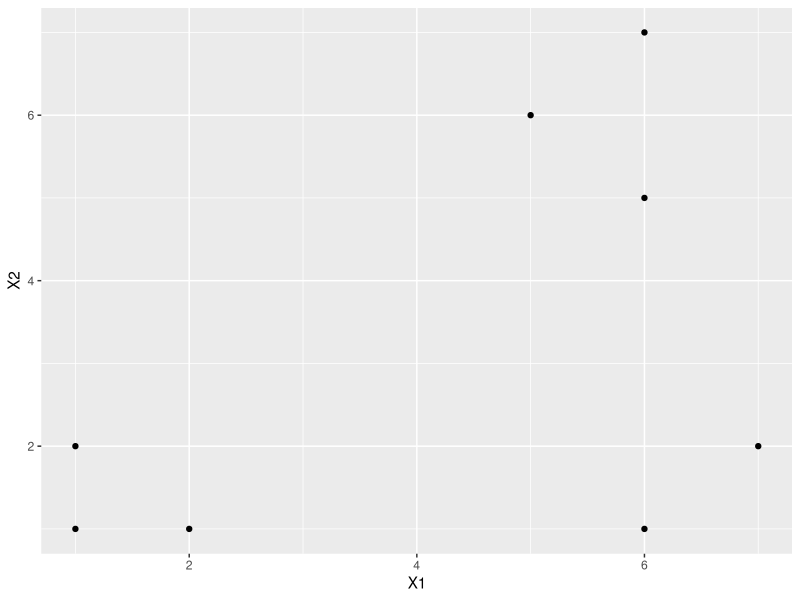
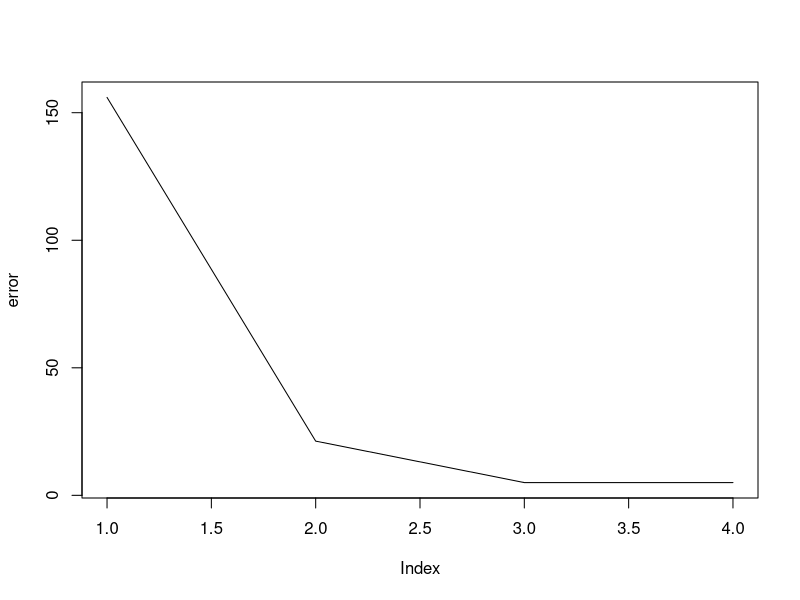
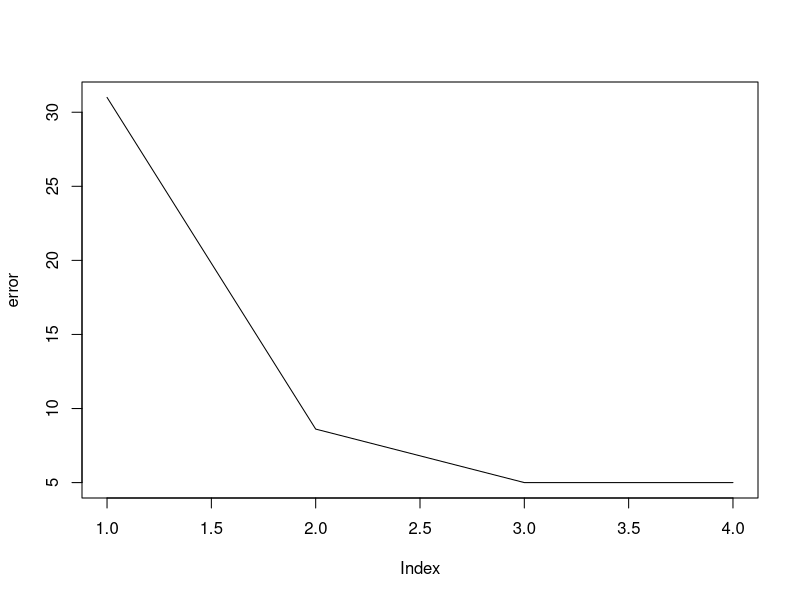
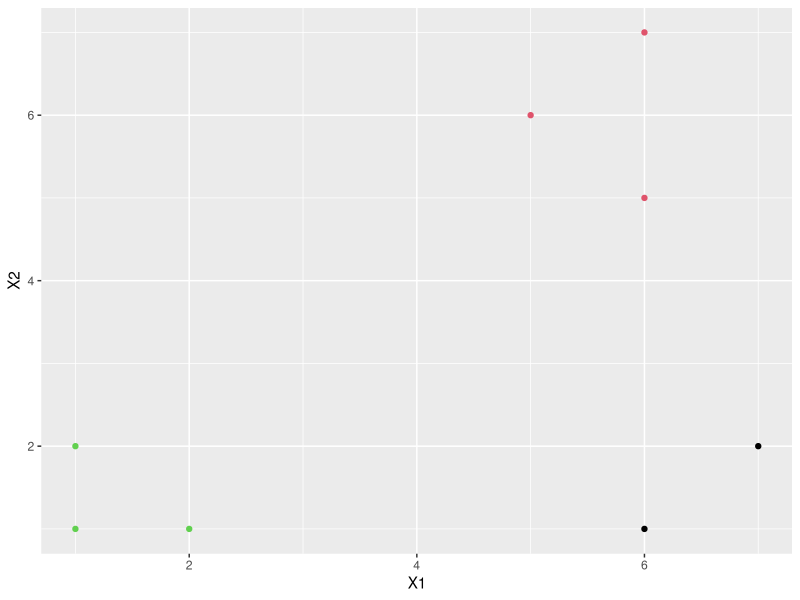
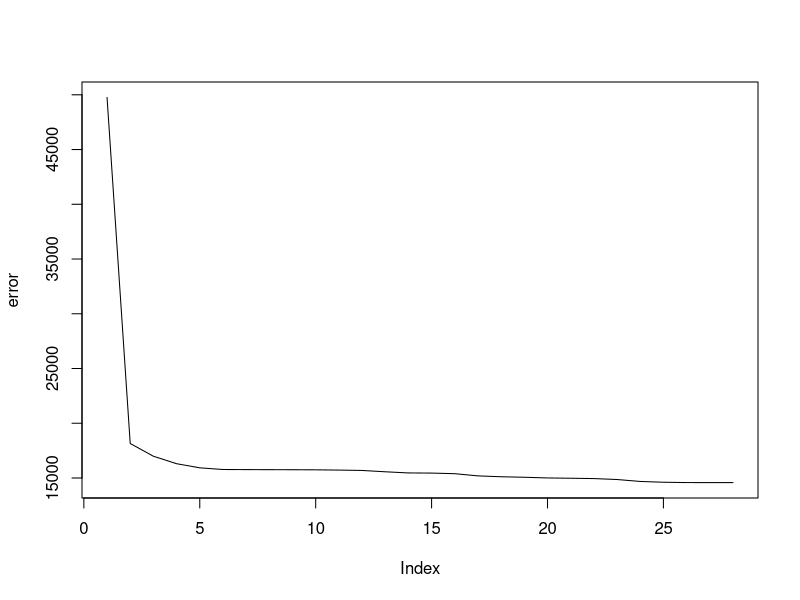
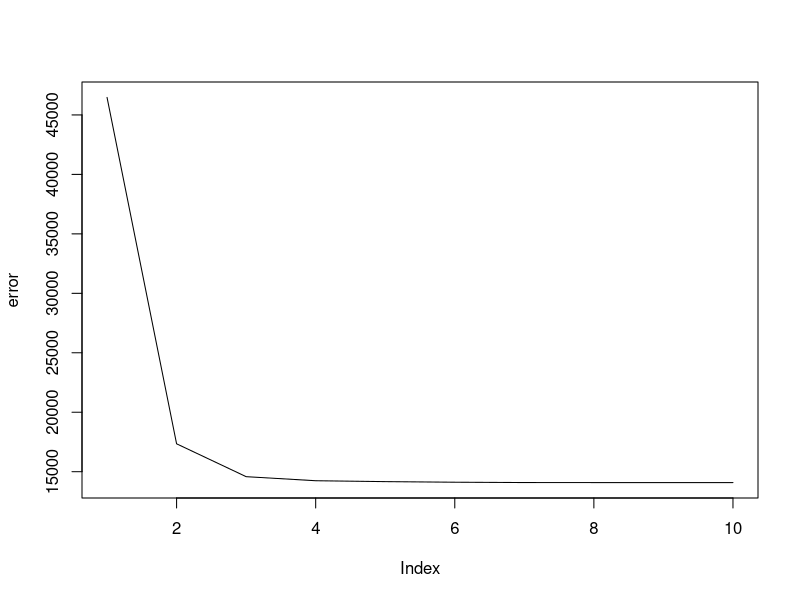
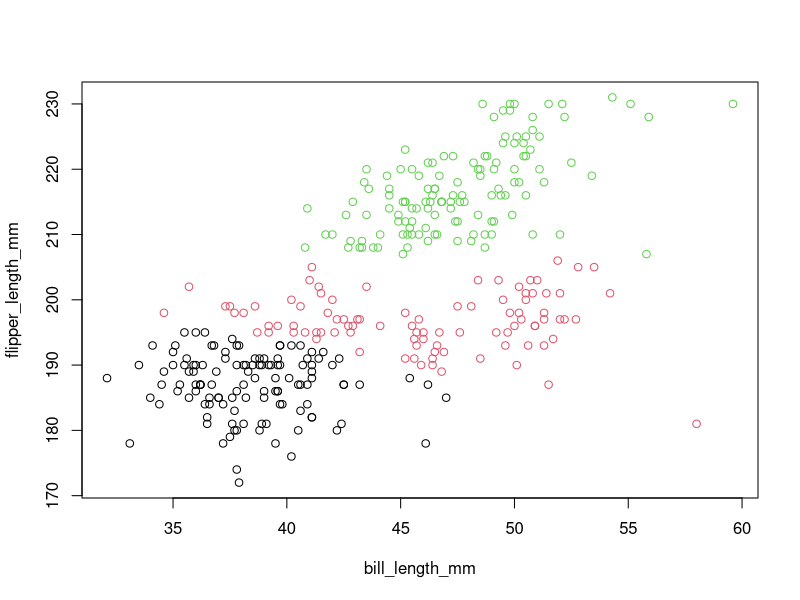
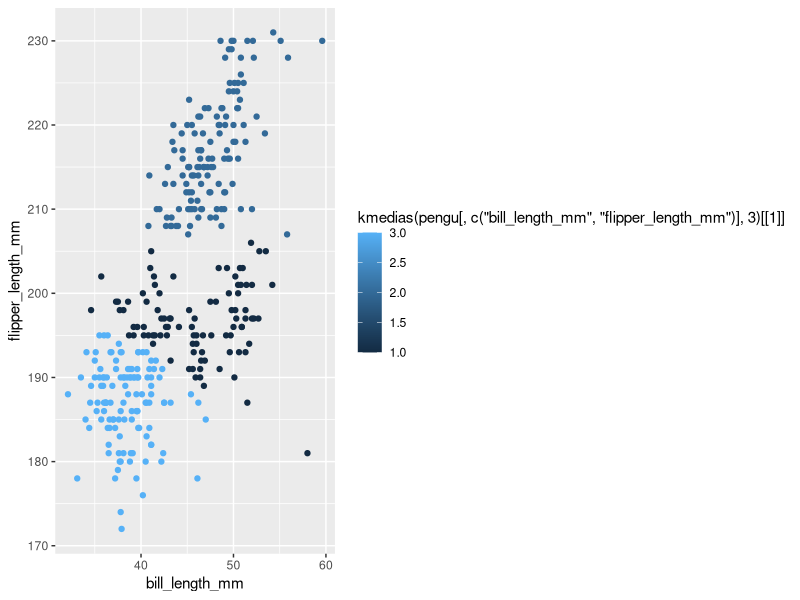

The R script that drew these images, in order:
library(ggplot2)
library(palmerpenguins)

datos <- matrix(nrow = 8,ncol = 2)

datos[1,] <- c(1,2)
datos[2,] <- c(2,1)
datos[3,] <- c(6,1)
datos[4,] <- c(7,2)
datos[5,] <- c(6,5)
datos[6,] <- c(6,7)
datos[7,] <- c(5,6)
datos[8,] <- c(1,1)

datosDF <- data.frame(datos)

ggplot(datosDF,aes(X1,X2)) + geom_point()

##para testear
muestras <- datosDF
k = 3

###





distanciaE <- function(a,b){
  return((a[1]-b[1])**2+(a[2]-b[2])**2)
}



kmedias <- function(muestras,k){
  ## limpio los datos pasando a double y sacando los NA
  
  muestras <- muestras[!is.na(muestras[,1]) & !is.na(muestras[,2]),]
  
  ## primero obtengo mis centros iniciales
  
  centros <- muestras[sample((1:dim(muestras)[1]),replace = FALSE, size = k),]
  centros[,1] <- as.double(unlist(centros[,1]))
  centros[,2] <- as.double(unlist(centros[,2]))
  
  ## armo una matriz para llenar con las distancias de todos los puntos a todos los centros
  
  distanciaACentros <- matrix(nrow = dim(muestras)[1],ncol = k)
  n <- 1
  error <- c()
  while(n < 100){
    
    for (i in 1:dim(muestras)[1]){
      for (j in 1:k){
        distanciaACentros[i,j] <- as.numeric(distanciaE(muestras[i,],centros[j,]))
       
      }
    }

   
    
    ##hago un vector que para cada elemento tiene el indice de su centro actual (que será el que tenga mas "cerca")
    
    centrosAsignados <- c()
    
    for (i in 1:dim(muestras)[1]){
      centrosAsignados[i] <- which.min(distanciaACentros[i,])
    }
    

    
    for (i in 1:k){
      centros[i,1] <- apply(muestras[centrosAsignados == i,],2,"mean")[1]
      centros[i,2] <- apply(muestras[centrosAsignados == i,],2,"mean")[2]
    }
    

    
    ## calculo el error como la suma de las distancias a los centros
    
    error[n] <- 0
    for (i in 1:k){
      error[n] <- error[n] + sum(distanciaACentros[centrosAsignados == i,i])
    }
    
    
    if (n > 1 && error[n] == error[n-1]){
      break
    }
    
    n <- n + 1
  }
  return(list(centrosAsignados, centros, error[n], plot(error,type = "l")))
}

kmedias(datosDF,3)[[4]]
ggplot(datosDF,aes(X1,X2)) + geom_point(color = kmedias(datosDF,3)[[1]])
  
pengu <- penguins

pengu <- pengu[,c("bill_length_mm", "flipper_length_mm")]

pengu <- pengu[!is.na(pengu[,1]) & !is.na(pengu[,2]),]

kmedias(pengu[,c("bill_length_mm", "flipper_length_mm")],3)

col <- kmedias(pengu[,c("bill_length_mm", "flipper_length_mm")],3)[[1]]

plot(pengu,col = col)

ggplot(pengu,aes(bill_length_mm,flipper_length_mm,color = kmedias(pengu[,c("bill_length_mm", "flipper_length_mm")],3)[[1]])) + geom_point()


pengu <- pengu[,c("bill_length_mm", "flipper_length_mm")]
